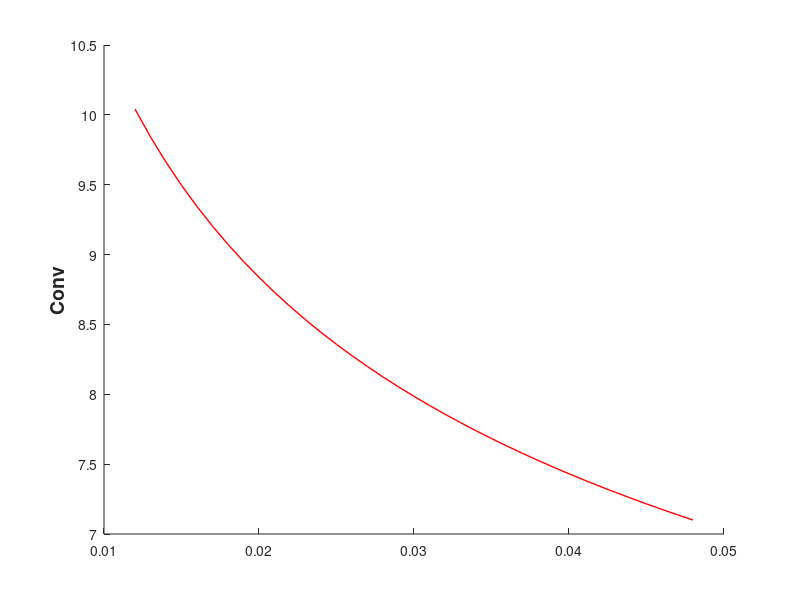

Write MATLAB code to recreate this figure. (Note: this script raises an error after producing the figure.)
% https://www.electronics-cooling.com/2001/08/simplified-formula-for-estimating-natural-convection-heat-transfer-coefficient-on-a-flat-plate/

%% SIMPLIFIED FORMULA FOR VERTICAL HEAT-SINK
index = [0.012:0.001:0.048]; % m
h_fin = zeros(37,1);
thermal_resistance = zeros(37,1); % C/W
y = 107e-3; % m - Length of fin (avg)
b = 3e-3; % m - Width of fin
A = b*y; % m2
Ploss_single = 4; % W
Num_fin = 12;
T_a = 273 + 25; % 
for i = 1:37
    C = 1.42;
    n = 0.25;
    L = index(i); 
    Surface_area = 2*(y+b)*L + A;
    power = Ploss_single*6/Num_fin;
    %T_s = (power/(C*A))^(1/(n+1)) * L^(n/(n+1))+T_a
    T_s = T_a + 30;
    h_fin(i) = C*((T_s-T_a)/L)^n;
    thermal_resistance(i) = 1/((h_fin(i)*Surface_area)*12);
end

figure;
hold all;
plot(index,h_fin,'r-','Linewidth',1);
ylabel('Conv','FontSize',14,'FontWeight','Bold')
yyaxis right
plot(index,thermal_resistance,'b-','Linewidth',1);
ylabel('Rth','FontSize',14,'FontWeight','Bold')
set(gca,'FontSize',14);
%xlabel('Time (ms)','FontSize',14,'FontWeight','Bold')
%xlim([-10 20]);
%legend({'Phase-A','Phase-B','Phase-C'},'Location','northeast');

%%
Ploss_single = 4; % W
b = 8.57E-3; %gap between adjacent plates
L = 5E-3; %m length of plate in vertical flow direction
%L = 107e-3; % m - Length of base (avg)
T_a = 273+25;%temperature of ambient air
C = 1.32;
n = 0.25;
A = 0.0105; % m^2 base area
%T_s = (Ploss_single*6/(C*A))^(1/(n+1)) * L^(n/(n+1)) + T_a
T_s = T_a + 20;
h_simple = C*((T_s-T_a)/L)^n
Rth = 1/(h_simple*A)

%%
Rth_juction_case = 0.5; % C/W
Rth_pcb = 3.39; % C/W
thermal_cond_tim = 5; % W/mK
area_tim = 15e-3*15e-3; % m^2
length_tim = 2e-3; % m
Rth_tim = length_tim/(thermal_cond_tim*area_tim); % C/W
Rth_path = Rth_tim + Rth_juction_case + Rth_pcb; % C/W
Ploss_single = 1:0.1:10; % W
Ploss_total = Ploss_single*6; % W
Tambient = 25; % C
Tjunction = 105; % C
Rth_heat_sink = (Tjunction - Tambient - Ploss_single*Rth_path)./(6*Ploss_single)
figure
hold all;
plot(Ploss_single,Rth_heat_sink,'b-','Linewidth',2);
set(gca,'FontSize',14);
xlabel('Single device loss (W)','FontSize',14,'FontWeight','Bold')
ylabel('Required R_{th-hs} (C/W)','FontSize',14,'FontWeight','Bold')
